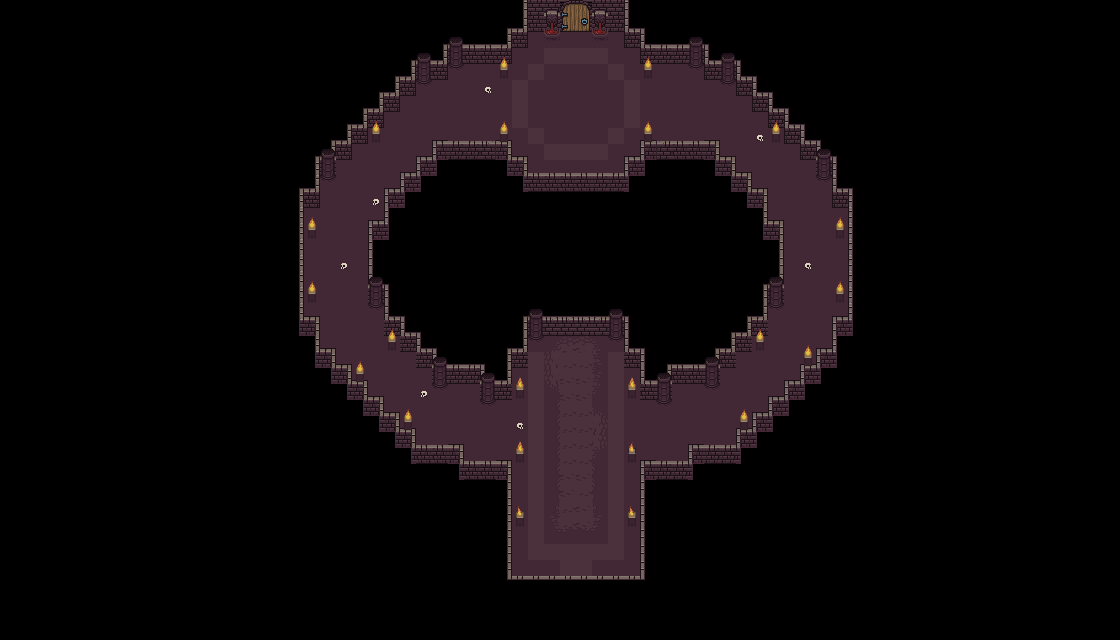

The image is a tile-based game level rendered from a .tmx file. Its description and source (layers, tilesets, objects; grid data summarised) follow:
An orthogonal 70x40 tile map with 16x16 px tiles, 6 tile layers (background, floor, walls, opendoor, ...), 3 tilesets.

<map version="1.9" tiledversion="1.9.2" orientation="orthogonal" renderorder="right-down" width="70" height="40" tilewidth="16" tileheight="16" infinite="0" nextlayerid="9" nextobjectid="1">
 <tileset firstgid="1" name="0x72_16x16DungeonTileset.v5" tilewidth="16" tileheight="16" tilecount="512" columns="32">
  <image source="tiles/0x72_16x16DungeonTileset.v5/0x72_16x16DungeonTileset.v5.png" width="512" height="256" />
 </tileset>
 <tileset firstgid="513" name="sheet" tilewidth="16" tileheight="16" tilecount="247" columns="19">
  <image source="tiles/sheet.png" width="304" height="208" />
 </tileset>
 <tileset firstgid="760" name="MainLev2.0" tilewidth="16" tileheight="16" tilecount="9792" columns="102">
  <image source="tiles/RPGW_Caves_v2.1/MainLev2.0.png" width="1632" height="1536" />
 </tileset>
 <layer id="6" name="background" width="70" height="40">
  <data>[2800 cells, 2800 non-empty, 1 distinct tile ids]</data>
 </layer>
 <layer id="1" name="floor" width="70" height="40">
  <data>[2800 cells, 453 non-empty, 14 distinct tile ids]</data>
 </layer>
 <layer id="2" name="walls" width="70" height="40">
  <data>[2800 cells, 342 non-empty, 18 distinct tile ids]</data>
 </layer>
 <layer id="8" name="opendoor" width="70" height="40">
  <data>[2800 cells, 4 non-empty, 4 distinct tile ids]</data>
 </layer>
 <layer id="7" name="closeddoor" width="70" height="40">
  <data>[2800 cells, 4 non-empty, 4 distinct tile ids]</data>
 </layer>
 <layer id="5" name="extras" width="70" height="40">
  <data>[2800 cells, 123 non-empty, 17 distinct tile ids]</data>
 </layer>
</map>
